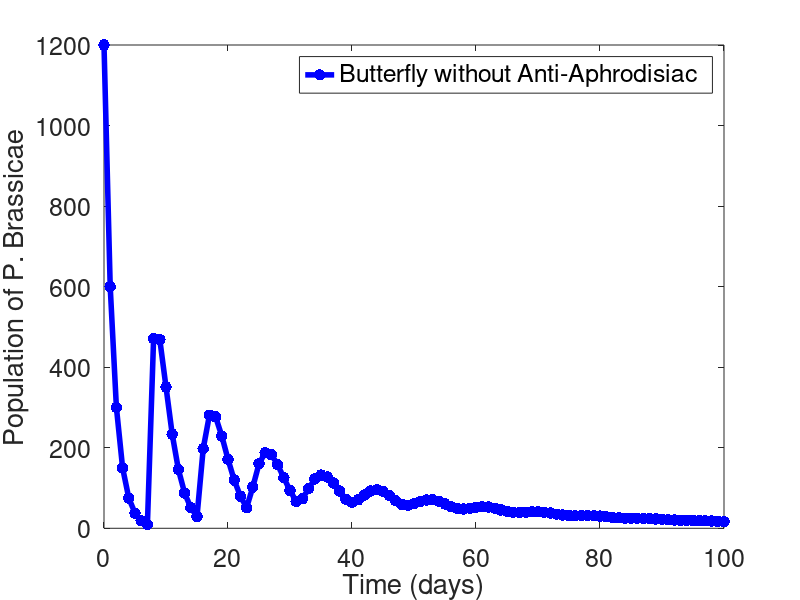

MATLAB code to generate this figure:

%%%%%%%%%%%%%%%%%%%%%%%%%%%%%%%%%%%%%%%%%%%%%%%%%%%%%%%%%%%%%%%%%%%%%%
%
% FUNCTION: 
%
% Author: 
% Institution: TCNJ
% Created: 
%
%%%%%%%%%%%%%%%%%%%%%%%%%%%%%%%%%%%%%%%%%%%%%%%%%%%%%%%%%%%%%%%%%%%%%%

function butterfly_Vs_Butterflies_Model()

%
% Time Information / Initialization
%
TFinal = 100;        % Simulation runs until time = TFinal. ie runs for 200 days
dt = 1;             % Time-step, should be one day
t = 0;              % Initialize Time to 0. Time will be in days
n = 0;              % Ininitalize index counter

%
% Initial Values
%
Butterpop0 = 1200;  % Initial Population of Butterflies
Vpop0 = 600;        % Initial Population of Virgin Female Butterflies
Mpop0 = 0;          % Initial Population of Mated Female Butterflies
Es0 = 0;            % Initial number of eggs layed in a safe place
Ed0 = 0;            % Initial number of eggs layed in a dangerous place

%
% Parameter Values
%
lambda = 7;         % number of eggs laid by butterfly
sigma = 0.30;        % rate at which the butterflies mate
mu = 0.20;           % death rate

gammaD = .3;

pD = .9;
pS = .1;

%
% Reference Variables
%                        
sevenDays = 0;      % shows it has not been 7 days yet

                        
%
% Saves Initial Values into Storage Vectors
%
Butterpop(1) = Butterpop0;
Vpop(1) = Vpop0;
Mpop(1) = Mpop0;
storeMpop(1) = Mpop0;

TimeVec(1) = t;

%
% While-loop that iteratively solves the coupled, differential equation
% system
%
while t < TFinal

    % Iterate storage counter and time, t
    n = n + 1;
    t = t + dt;
    
    %
    % Solve Virgin female population ODE w/ Euler Method
    %
    if mod(t, 7) == 0
        sevenDays = 1;
    end

    if sevenDays == 0
        % it has not been 7 days yet, the eggs have not begun to hatch
        Vpop(n+1) = Vpop(n) + dt * ( -1*(mu + sigma)*Vpop(n) );
    else 
        % the eggs are hatching, we are assumng 1/2 are female
        Vpop(n+1) = Vpop(n) + dt * ( (0.5)*(lambda*storeMpop(n-6))*(pS + pD*gammaD) - mu*Vpop(n) - sigma*Vpop(n) ) ;
    end

    %
    % Solve Mated female Butterfly population ODE w/ Euler Method
    %
     Mpop(n+1) = Mpop(n) + dt * ( sigma*Vpop(n) );    
      
               
    %
    % Solve Overall Butterfly population
    %    
     Butterpop(n+1) =  2*Vpop(n+1) ;

    
    % Butterflies/Wasps die after laying their eggs
     storeMpop(n+1) = Mpop(n+1);
     Mpop(n+1) = 0; 

    
    % Next time in time storage vector
     TimeVec(n+1) = t;   
     
end

%
% Plot Attributes
%
lw = 4;  % LineWidth (how thick the lines should be)
ms = 25; % MarkerSize (how big the plot points should be)
fs = 18; % FontSize (how big the font should be for labels)

%
% PLOT 1: Populations vs. Time
%
figure(2)
plot(TimeVec,Butterpop,'b.-','LineWidth',lw,'MarkerSize',ms); hold on;
xlabel('Time (days)');
ylabel('Population of P. Brassicae');
leg = legend('Butterfly without Anti-Aphrodisiac');
set(gca,'FontSize',fs);
set(leg,'FontSize',fs);